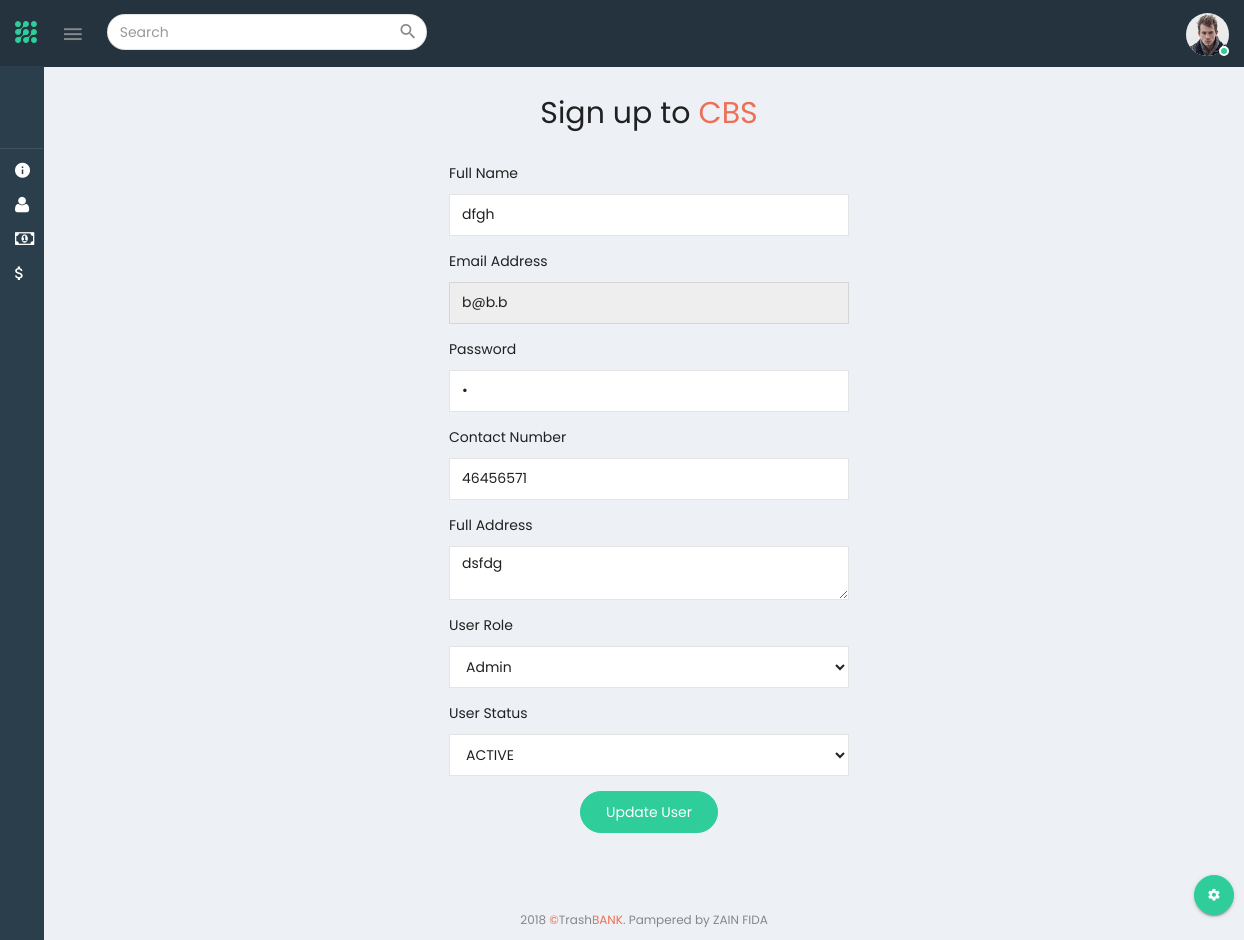
/Dashboard/RegisterUser.php?UserID=44 (signed in), run on the app's committed database.
### tables this page shows
CREATE TABLE `user` (
  `id` int(11) NOT NULL,
  `name` varchar(256) NOT NULL,
  `email` varchar(256) NOT NULL,
  `password` varchar(256) NOT NULL,
  `role` varchar(256) NOT NULL,
  `address` varchar(256) NOT NULL,
  `contact` varchar(256) NOT NULL,
  `status` varchar(256) NOT NULL
);

### Dashboard/RegisterUser.php (the view, shortened to what this page needs)
<?php include "Include/Header.php" ?>
    <div class="page-wrapper">
        <div class="container">
            <div class="table-struct full-width full-height">
                <div class="table-cell vertical-align-middle">
                    <div class="auth-form  ml-auto mr-auto no-float">
                        <div class="row">
                            <div class="col-sm-12 col-xs-12">
                                <div class="mb-30">
                                    <h3 class="text-center txt-dark mb-10">Sign up to <b
                                                class="text-danger">CBS</b></h3>
                                </div>
                                <div class="form-wrap">
                                    <?php
                                    if (isset($_GET['UserID'])) {
                                        $formID = 'UpdateUserAdmin';
                                        $UserID = $_GET['UserID'];
                                        $SQLQUERY = "SELECT * FROM user WHERE id =" . $UserID;
                                        $result = mysqli_query($connection, $SQLQUERY);
                                        while ($row = mysqli_fetch_array($result)) {
                                            $name_db = $row['name'];
                                            $email_db = $row['email'];
                                            $password_db = $row['password'];
                                            $contact_db = $row['contact'];
                                            $address_db = $row['address'];
                                        }
                                    }
                                    ?>
                                    <form action="#" id="<?php echo $formID ?>" autocomplete="off">
                                        <div class="form-group">
                                            <label class="control-label mb-10" for="exampleInputName_1">Full
                                                Name</label>
                                            <input type="text" class="form-control" required=""
                                                   id="exampleInputName_1"
                                                   placeholder="Full Name" value="<?php echo $name_db ?>">
                                        </div>
                                        <div class="form-group">
                                            <label class="control-label mb-10" for="exampleInputEmail_2">Email
                                                address</label>
                                            <input type="email" class="form-control" required=""
                                                   id="exampleInputEmail_2"
                                                   placeholder="Enter email" <?php if (isset($_GET['UserID'])) echo 'readonly' ?>
                                                   value="<?php echo $email_db ?>">
                                        </div>
                                        <div class="form-group">
                                            <label class="pull-left control-label mb-10"
                                                   for="exampleInputpwd_2">Password</label>
                                            <input type="password" class="form-control" required=""
                                                   id="exampleInputpwd_2" placeholder="Enter password"
                                                   value="<?php echo $password_db ?>">
                                        </div>
                                        <div class="form-group">
                                            <label class="pull-left control-label mb-10"
                                                   for="exampleInputContact">Contact
                                                Number</label>
                                            <input type="number" class="form-control" required=""
                                                   id="exampleInputContact" placeholder="Enter Contact"
                                                   value="<?php echo $contact_db ?>">
                                        </div>
                                        <div class="form-group">
                                            <label class="pull-left control-label mb-10"
                                                   for="exampleInputAddress">Full
                                                Address</label>
                                            <textarea class="form-control" required=""
                                                      id="exampleInputAddress"
                                                      placeholder="Enter Address"><?php echo $address_db ?></textarea>
                                        </div>
                                        <div class="form-group">
                                            <label class="pull-left control-label mb-10"
                                                   for="exampleInputUserRole">User Role
                                            </label>
                                            <select class="form-control" required="" id="exampleInputUserRole">
                                                <option value="ADMIN" selected>Admin</option>
                                            </select>
                                        </div>
                                        <?php if (isset($_GET['UserID'])) { ?>
                                            <div class="form-group">
                                                <label class="pull-left control-label mb-10"
                                                       for="exampleInputUserStatus">User Status
                                                </label>
                                                <select class="form-control" required="" id="exampleInputUserStatus">
                                                    <option value="ACTIVE" selected>ACTIVE</option>
                                                </select>
                                            </div>
                                        <?php } ?>
                                        <div class="form-group text-center">
                                            <?php if (isset($_GET['UserID'])) { ?>
                                                <button type="submit"
                                                        class="btn btn-info btn-success btn-rounded">Update User
                                                </button>
                                            <?php } else { ?>
                                                <button type="submit"
                                                        class="btn btn-info btn-success btn-rounded">Register User
                                                </button>
                                            <?php } ?>
                                        </div>
                                    </form>
                                </div>
                            </div>
                        </div>
                    </div>
                </div>
            </div>
            <footer class="footer container-fluid pl-30 pr-30">
                <div class="row">
                    <div class="col-sm-12">
                        <p class="text-center">2018 <b class="text-danger">&copy;</b>Trash<b
                                    class="text-danger">BANK</b>. Pampered by ZAIN FIDA</p>
                    </div>
                </div>
            </footer>
        </div>
    </div>
<?php include "Include/Footer.php" ?>

### data on the page
user: name "dfgh", email "b@b.b", contact "46456571", address "dsfdg"
